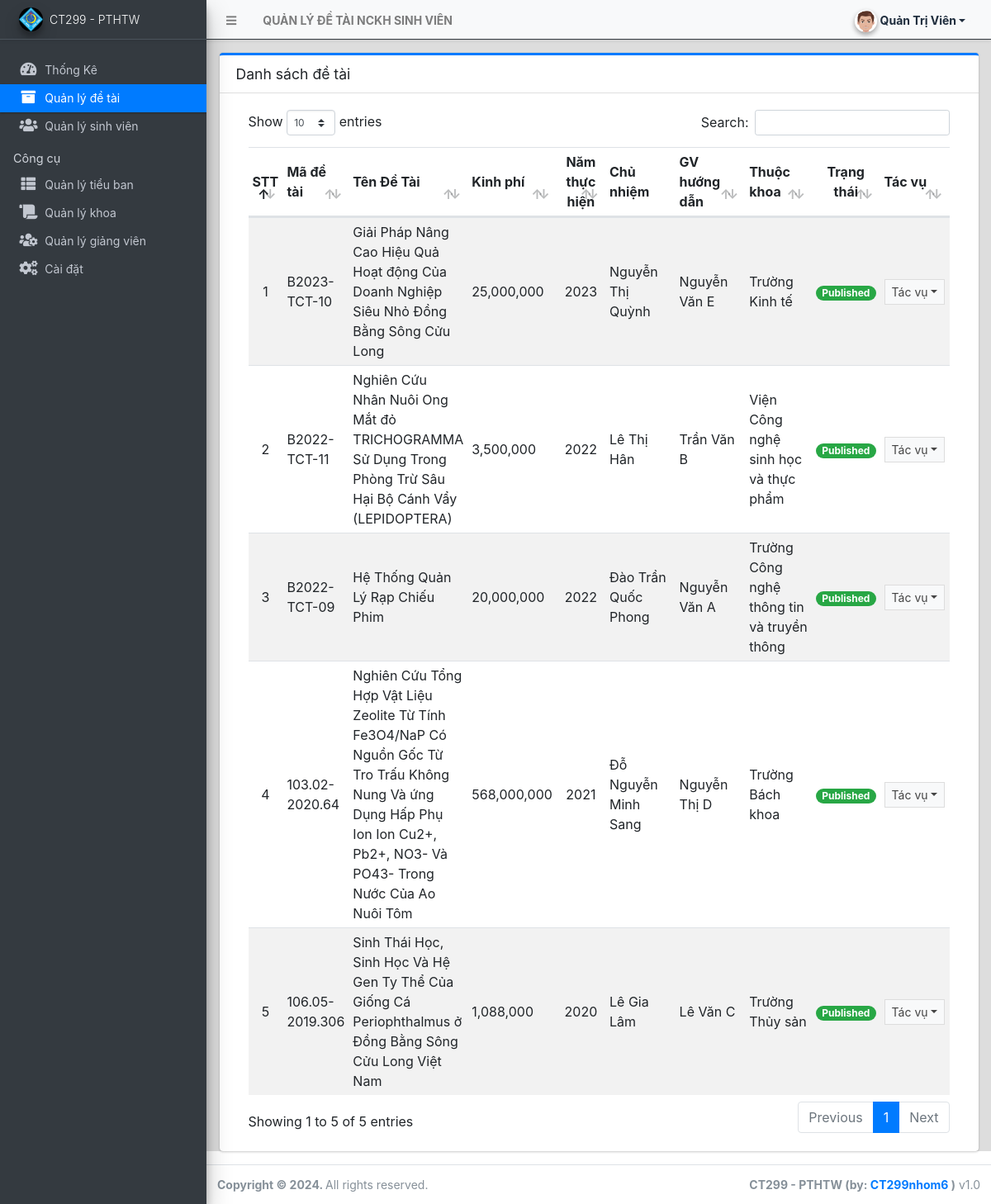
The app's page /admin/?page=archives (signed in) with its own data.
### tables this page shows
CREATE TABLE `detai` (
  `id` int(30) NOT NULL,
  `madetai` varchar(100) NOT NULL,
  `makhoa` int(30) NOT NULL,
  `namthuchien` year(4) NOT NULL,
  `tendetai` text NOT NULL,
  `motadetai` text NOT NULL,
  `thanhvien` text NOT NULL,
  `banner_path` text NOT NULL,
  `document_path` text NOT NULL,
  `status` tinyint(1) NOT NULL DEFAULT 0,
  `mssv` int(30) DEFAULT NULL,
  `date_created` datetime NOT NULL DEFAULT current_timestamp(),
  `date_updated` datetime DEFAULT NULL ON UPDATE current_timestamp(),
  `kinhphi` int(11) NOT NULL,
  `msgv` varchar(5) DEFAULT NULL
);

### config.php (called while the page is built, shortened)
<?php
require_once('classes/DBConnection.php');
require_once('classes/SystemSettings.php');
function validate_image($file){
	if(!empty($file)){
        $ex = explode('?',$file);
        $file = $ex[0];
        $param =  isset($ex[1]) ? '?'.$ex[1]  : '';
		if(is_file(base_app.$file)){
			return base_url.$file.$param;
		}else{
			return base_url.'dist/img/no-image-available.png';
		}
	}else{
		return base_url.'dist/img/no-image-available.png';
	}
}
function isMobileDevice(){
    $aMobileUA = array(
        '/iphone/i' => 'iPhone',
        '/ipod/i' => 'iPod',
        '/ipad/i' => 'iPad',
        '/android/i' => 'Android',
        '/blackberry/i' => 'BlackBerry',
        '/webos/i' => 'Mobile'
    );
    return false;
}
?>

### classes/DBConnection.php (called while the page is built, shortened)
<?php
    class DBConnection{
        private $host = DB_SERVER;
        private $username = DB_USERNAME;
        private $password = DB_PASSWORD;
        private $database = DB_NAME;
        public $conn;
        public function __construct(){
            if (!isset($this->conn)) {
                $this->conn = new mysqli($this->host, $this->username, $this->password, $this->database);
            }
        }
    }
?>

### classes/SystemSettings.php (called while the page is built, shortened)
<?php
class SystemSettings extends DBConnection{
	function userdata($field = ''){
		if(!empty($field)){
			if(isset($_SESSION['userdata'][$field]))
				return $_SESSION['userdata'][$field];
			else
				return null;
		}else{
			return false;
		}
	}
	function info($field=''){
		if(!empty($field)){
			if(isset($_SESSION['system_info'][$field]))
				return $_SESSION['system_info'][$field];
			else
				return false;
		}else{
			return false;
		}
	}
}
$_settings = new SystemSettings();
?>

### admin/archives/index.php (the view, shortened to what this page needs)
<div class="card card-outline card-primary">
	<div class="card-header">
		<h3 class="card-title">Danh sách đề tài</h3>
	</div>
	<div class="card-body">
		<div class="container-fluid">
        <div class="container-fluid">
			<table class="table table-hover table-striped">
				<colgroup>
					<col width="5%">
					<col width="9%">
					<col width="15%">
					<col width="9%">
					<col width="10%">
					<col width="15%">
					<col width="15%">
					<col width="15%">
					<col width="5%">
					<col width="4%">
				</colgroup>
				<thead>
					<tr>
						<th>STT</th>
						<th>Mã đề tài</th>
						<th>Tên Đề Tài</th>
						<th>Kinh phí</th>
						<th style="text-align: center">Năm thực hiện</th>
						<th>Chủ nhiệm</th>
						<th>GV hướng dẫn</th>
						<th>Thuộc khoa</th>
						<th style="text-align: center">Trạng thái</th>
						<th>Tác vụ</th>
					</tr>
				</thead>
				<tbody>
					<?php
						$i = 1;
						$gv = $conn->query("SELECT * from `giangvien` where msgv in (SELECT msgv from `detai`)");
						$gv_arr = array_column($gv->fetch_all(MYSQLI_ASSOC),'hoten','msgv');
						$sv = $conn->query("SELECT * from `sinhvien` where id in (SELECT mssv from `detai`)");
						$sv_arr = array_column($sv->fetch_all(MYSQLI_ASSOC),'hoten','id');
						$curriculum = $conn->query("SELECT * FROM khoa where id in (SELECT makhoa from `detai`)");
						$cur_arr = array_column($curriculum->fetch_all(MYSQLI_ASSOC),'ten','id');
						$qry = $conn->query("SELECT * from `detai` order by `namthuchien` desc, `tendetai` desc ");
						while($row = $qry->fetch_assoc()):
					?>
						<tr>
							<td class="text-center"><?php echo $i++; ?></td>
							<td><?php echo ($row['madetai']) ?></td>
							<td><?php echo ucwords($row['tendetai']) ?></td>
							<td><?php echo number_format($row['kinhphi'] )?></td>
							<td style="text-align: center"><?php echo ucwords($row['namthuchien']) ?></td>
							<td><?php echo $sv_arr[$row['mssv']] ?></td>
							<td><?php echo $gv_arr[$row['msgv']] ?></td>
							<td><?php echo $cur_arr[$row['makhoa']] ?></td>
							<td class="text-center">
								<?php
                                    switch($row['status']){
                                        case '1':
                                            echo "<span class='badge badge-success badge-pill'>Published</span>";
                                            break;
                                    }
                                ?>
							</td>
							<td align="center">
								 <button type="button" class="btn btn-flat btn-default btn-sm dropdown-toggle dropdown-icon" data-toggle="dropdown">
				                  		Tác vụ
				                  </button>
							</td>
						</tr>
					<?php endwhile; ?>
				</tbody>
			</table>
		</div>
		</div>
	</div>
</div>

### admin/index.php (shortened to what this page needs)
<?php require_once('../config.php'); ?>
 <!DOCTYPE html>
<html lang="en" class="" style="height: auto;">
<?php require_once('inc/header.php') ?>
  <body class="sidebar-mini layout-fixed control-sidebar-slide-open layout-navbar-fixed sidebar-mini-md sidebar-mini-xs" data-new-gr-c-s-check-loaded="14.991.0" data-gr-ext-installed="" style="height: auto;">
    <div class="wrapper">
     <?php require_once('inc/topBarNav.php') ?>
     <?php require_once('inc/navigation.php') ?>
     <?php $page = isset($_GET['page']) ? $_GET['page'] : 'home';  ?>
      <div class="content-wrapper pt-3" style="min-height: 567.854px;">
        <section class="content ">
          <div class="container-fluid">
            <?php
              if(!file_exists($page.".php") && !is_dir($page)){
                  include '404.html';
              }else{
                if(is_dir($page))
                  include $page.'/index.php';
                else
                  include $page.'.php';
              }
            ?>
          </div>
        </section>
      </div>
      <?php require_once('inc/footer.php') ?>
  </body>
</html>

### admin/inc/header.php (shortened to what this page needs)
<head>
    <link rel="stylesheet" href="<?php echo base_url ?>plugins/fontawesome-free/css/all.min.css">
    <link rel="stylesheet" href="<?php echo base_url ?>plugins/tempusdominus-bootstrap-4/css/tempusdominus-bootstrap-4.min.css">
  <link rel="stylesheet" href="<?php echo base_url ?>plugins/datatables-bs4/css/dataTables.bootstrap4.min.css">
  <link rel="stylesheet" href="<?php echo base_url ?>plugins/datatables-responsive/css/responsive.bootstrap4.min.css">
  <link rel="stylesheet" href="<?php echo base_url ?>plugins/datatables-buttons/css/buttons.bootstrap4.min.css">
  <link rel="stylesheet" href="<?php echo base_url ?>plugins/select2/css/select2.min.css">
  <link rel="stylesheet" href="<?php echo base_url ?>plugins/select2-bootstrap4-theme/select2-bootstrap4.min.css">
    <link rel="stylesheet" href="<?php echo base_url ?>plugins/icheck-bootstrap/icheck-bootstrap.min.css">
    <link rel="stylesheet" href="<?php echo base_url ?>plugins/jqvmap/jqvmap.min.css">
    <link rel="stylesheet" href="<?php echo base_url ?>dist/css/adminlte.css">
    <link rel="stylesheet" href="<?php echo base_url ?>dist/css/custom.css">
    <link rel="stylesheet" href="<?php echo base_url ?>plugins/overlayScrollbars/css/OverlayScrollbars.min.css">
    <link rel="stylesheet" href="<?php echo base_url ?>plugins/daterangepicker/daterangepicker.css">
    <link rel="stylesheet" href="<?php echo base_url ?>plugins/summernote/summernote-bs4.min.css">
  <link rel="stylesheet" href="<?php echo base_url ?>plugins/sweetalert2-theme-bootstrap-4/bootstrap-4.min.css">
  </head>

### admin/inc/topBarNav.php (shortened to what this page needs)
<nav class="main-header navbar navbar-expand navbar-light border  border-dark border-top-0  border-left-0 border-right-0 navbar-light text-sm shadow-sm">
  <ul class="navbar-nav">
    <li class="nav-item">
    <a class="nav-link" data-widget="pushmenu" href="#" role="button"><i class="fas fa-bars"></i></a>
    </li>
    <li class="nav-item d-none d-sm-inline-block">
      <a href="<?php echo base_url ?>" class="nav-link"><b><?php echo (!isMobileDevice()) ? $_settings->info('ten'):$_settings->info('short_name'); ?></b></a>
    </li>
  </ul>
  <ul class="navbar-nav ml-auto">
    <li class="nav-item">
      <div class="btn-group nav-link">
            <button type="button" class="btn btn-rounded badge badge-light dropdown-toggle dropdown-icon" data-toggle="dropdown">
              <span><img src="<?php echo validate_image($_settings->userdata('avatar')) ?>" class="img-circle elevation-2 user-img" alt="User Image"></span>
              <span class="ml-3"><?php echo ucwords($_settings->userdata('hoten')) ?></span>
            </button>
        </div>
    </li>
  </ul>
</nav>

### admin/inc/navigation.php (shortened to what this page needs)
<aside class="main-sidebar sidebar-dark-primary elevation-4 sidebar-no-expand bg-dark">
  <a href="<?php echo base_url ?>admin" class="brand-link bg-transparent text-sm shadow-sm">
  <img src="<?php echo validate_image($_settings->info('logo'))?>" alt="Store Logo" class="brand-image img-circle elevation-3 bg-black" style="width: 1.8rem;height: 1.8rem;max-height: unset;object-fit:scale-down;object-position:center center">
  <span class="brand-text font-weight-light"><?php echo $_settings->info('short_name') ?></span>
  </a>
  <div class="sidebar os-host os-theme-light os-host-overflow os-host-overflow-y os-host-resize-disabled os-host-transition os-host-scrollbar-horizontal-hidden">
    <div class="os-content-glue" style="margin: 0px -8px; width: 249px; height: 646px;"></div>
    <div class="os-padding">
      <div class="os-viewport os-viewport-native-scrollbars-invisible" style="overflow-y: scroll;">
        <div class="os-content" style="padding: 0px 8px; height: 100%; width: 100%;">
          <nav class="mt-4">
             <ul class="nav nav-pills nav-sidebar flex-column text-sm nav-compact nav-flat nav-child-indent nav-collapse-hide-child" data-widget="treeview" role="menu" data-accordion="false">
              <li class="nav-item dropdown">
                <a href="./" class="nav-link nav-home">
                  <i class="nav-icon fas fa-tachometer-alt"></i>
                  <p>
                    Thống Kê
                  </p>
                </a>
              </li>
              <li class="nav-item">
                <a href="<?php echo base_url ?>admin/?page=archives" class="nav-link nav-archives">
                  <i class="nav-icon fas fa-archive"></i>
                  <p>
                    Quản lý đề tài
                  </p>
                </a>
              </li>
              <li class="nav-item">
                <a href="<?php echo base_url ?>admin/?page=students" class="nav-link nav-students">
                  <i class="nav-icon fas fa-users"></i>
                  <p>
                    Quản lý sinh viên
                  </p>
                </a>
              </li>
              <?php if($_settings->userdata('type') == 1): ?>
              <li class="nav-header">Công cụ</li>
              <li class="nav-item dropdown">
                <a href="<?php echo base_url ?>admin/?page=departments" class="nav-link nav-departments">
                  <i class="nav-icon fas fa-th-list"></i>
                  <p>
                    Quản lý tiểu ban
                  </p>
                </a>
              </li>
              <li class="nav-item dropdown">
                <a href="<?php echo base_url ?>admin/?page=curriculum" class="nav-link nav-curriculum">
                  <i class="nav-icon fas fa-scroll"></i>
                  <p>
                    Quản lý khoa
                  </p>
                </a>
              </li>
              <li class="nav-item dropdown">
                <a href="<?php echo base_url ?>admin/?page=user/list" class="nav-link nav-user_list">
                  <i class="nav-icon fas fa-users-cog"></i>
                  <p>
                    Quản lý giảng viên
                  </p>
                </a>
              </li>
              <li class="nav-item dropdown">
                <a href="<?php echo base_url ?>admin/?page=system_info" class="nav-link nav-system_info">
                  <i class="nav-icon fas fa-cogs"></i>
                  <p>
                    Cài đặt
                  </p>
                </a>
              </li>
              <?php endif; ?>
            </ul>
          </nav>
        </div>
      </div>
    </div>
  </div>
</aside>

### admin/inc/footer.php (shortened to what this page needs)
<footer class="main-footer text-sm">
        <strong>Copyright © <?php echo date('Y') ?>.
        </strong>
        All rights reserved.
        <div class="float-right d-none d-sm-inline-block">
          <b><?php echo $_settings->info('short_name') ?> (by: <a href="" target="blank">CT299nhom6</a> )</b> v1.0
        </div>
      </footer>
    </div>

### admin/inc/topBarNav.php (style rules this page uses)
.user-img { position: absolute; height: 27px; width: 27px; object-fit: cover; left: -7%; top: -12%; }
.btn-rounded { border-radius: 50px; }

### records on screen
detai: madetai "B2023-TCT-10", tendetai "Giải Pháp Nâng Cao Hiệu Quả Hoạt động Của Doanh Nghiệp Siêu Nhỏ Đồng Bằng Sông Cửu Long", kinhphi "25,000,000", namthuchien "2023", mssv "Nguyễn Thị Quỳnh", msgv "Nguyễn Văn E", makhoa "Trường Kinh tế", status "Published"
detai: madetai "B2022-TCT-11", tendetai "Nghiên Cứu Nhân Nuôi Ong Mắt đỏ TRICHOGRAMMA Sử Dụng Trong Phòng Trừ Sâu Hại Bộ Cánh Vẩy (LEPIDOPTERA)", kinhphi "3,500,000", namthuchien "2022", mssv "Lê Thị Hân", msgv "Trần Văn B", makhoa "Viện Công nghệ sinh học và thực phẩm", status "Published"
detai: madetai "B2022-TCT-09", tendetai "Hệ Thống Quản Lý Rạp Chiếu Phim", kinhphi "20,000,000", namthuchien "2022", mssv "Đào Trần Quốc Phong", msgv "Nguyễn Văn A", makhoa "Trường Công nghệ thông tin và truyền thông", status "Published"
detai: madetai "103.02-2020.64", tendetai "Nghiên Cứu Tổng Hợp Vật Liệu Zeolite Từ Tính Fe3O4/NaP Có Nguồn Gốc Từ Tro Trấu Không Nung Và ứng Dụng Hấp Phụ Ion Ion Cu2+, Pb2+, NO3- Và PO43- Trong Nước Của Ao Nuôi Tôm", kinhphi "568,000,000", namthuchien "2021", mssv "Đỗ Nguyễn Minh Sang", msgv "Nguyễn Thị D", makhoa "Trường Bách khoa", status "Published"
detai: madetai "106.05-2019.306", tendetai "Sinh Thái Học, Sinh Học Và Hệ Gen Ty Thể Của Giống Cá Periophthalmus ở Đồng Bằng Sông Cửu Long Việt Nam", kinhphi "1,088,000", namthuchien "2020", mssv "Lê Gia Lâm", msgv "Lê Văn C", makhoa "Trường Thủy sản", status "Published"

### other values on screen
$_settings->info('ten') "QUẢN LÝ ĐỀ TÀI NCKH SINH VIÊN"
$_settings->userdata('hoten') "Quản Trị Viên"
$_settings->info('short_name') "CT299 - PTHTW"
